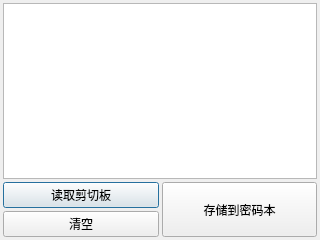
<?xml version="1.0" encoding="UTF-8"?>
<ui version="4.0">
 <class>Dialog</class>
 <widget class="QDialog" name="Dialog">
  <property name="geometry">
   <rect>
    <x>0</x>
    <y>0</y>
    <width>320</width>
    <height>240</height>
   </rect>
  </property>
  <property name="windowTitle">
   <string>临时密码</string>
  </property>
  <layout class="QVBoxLayout" name="verticalLayout_2" stretch="1,0">
   <property name="spacing">
    <number>3</number>
   </property>
   <property name="leftMargin">
    <number>3</number>
   </property>
   <property name="topMargin">
    <number>3</number>
   </property>
   <property name="rightMargin">
    <number>3</number>
   </property>
   <property name="bottomMargin">
    <number>3</number>
   </property>
   <item>
    <widget class="QPlainTextEdit" name="plainTextEdit_password"/>
   </item>
   <item>
    <layout class="QHBoxLayout" name="horizontalLayout">
     <item>
      <layout class="QVBoxLayout" name="verticalLayout">
       <item>
        <widget class="QPushButton" name="pushButton_read_clipboard">
         <property name="sizePolicy">
          <sizepolicy hsizetype="Minimum" vsizetype="Preferred">
           <horstretch>0</horstretch>
           <verstretch>0</verstretch>
          </sizepolicy>
         </property>
         <property name="text">
          <string>读取剪切板</string>
         </property>
        </widget>
       </item>
       <item>
        <widget class="QPushButton" name="pushButton_clear_password">
         <property name="sizePolicy">
          <sizepolicy hsizetype="Minimum" vsizetype="Preferred">
           <horstretch>0</horstretch>
           <verstretch>0</verstretch>
          </sizepolicy>
         </property>
         <property name="text">
          <string>清空</string>
         </property>
        </widget>
       </item>
      </layout>
     </item>
     <item>
      <widget class="QPushButton" name="pushButton_write_to_db">
       <property name="sizePolicy">
        <sizepolicy hsizetype="Minimum" vsizetype="Preferred">
         <horstretch>0</horstretch>
         <verstretch>0</verstretch>
        </sizepolicy>
       </property>
       <property name="text">
        <string>存储到密码本</string>
       </property>
      </widget>
     </item>
    </layout>
   </item>
  </layout>
 </widget>
 <resources/>
 <connections/>
</ui>
